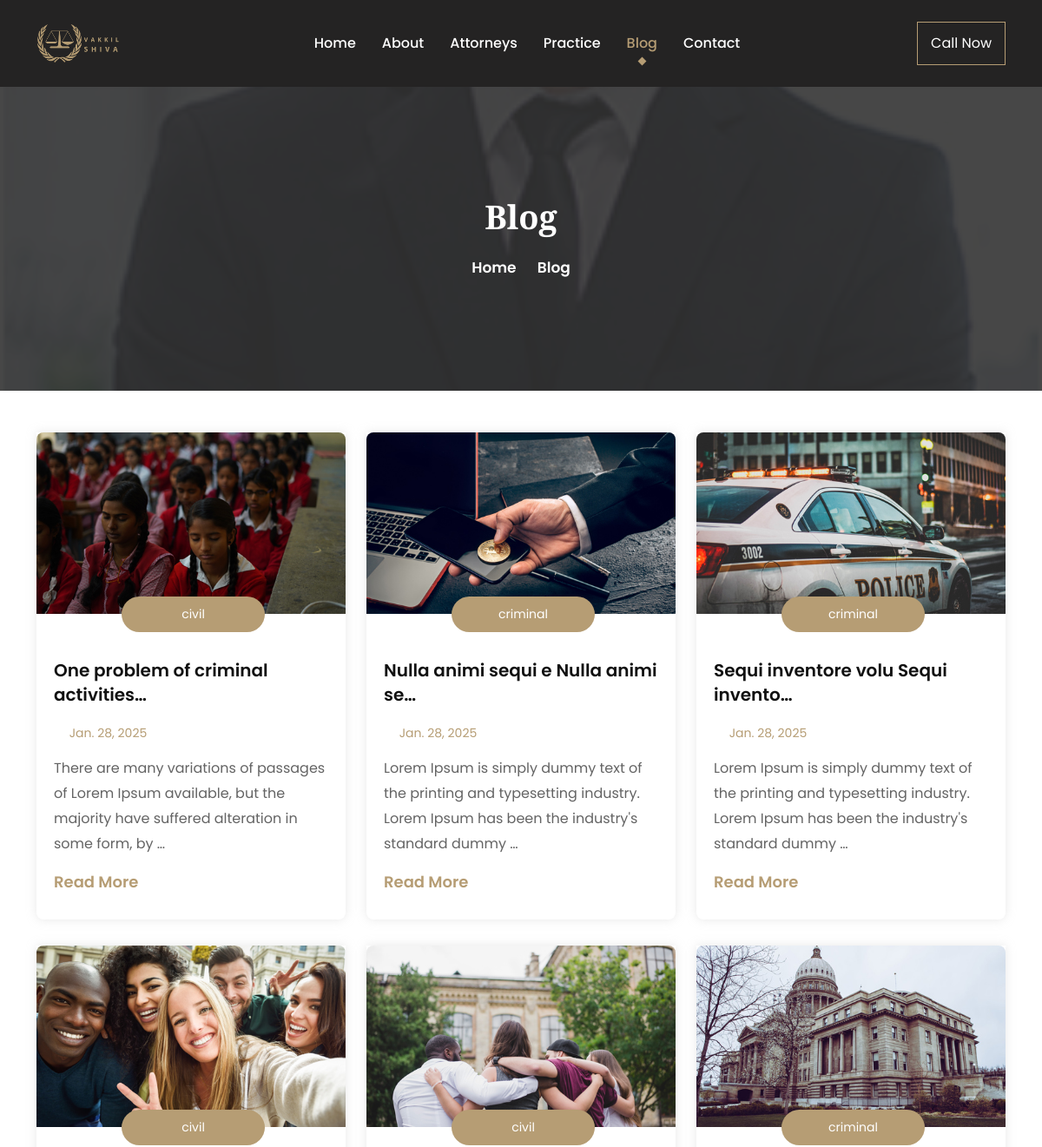
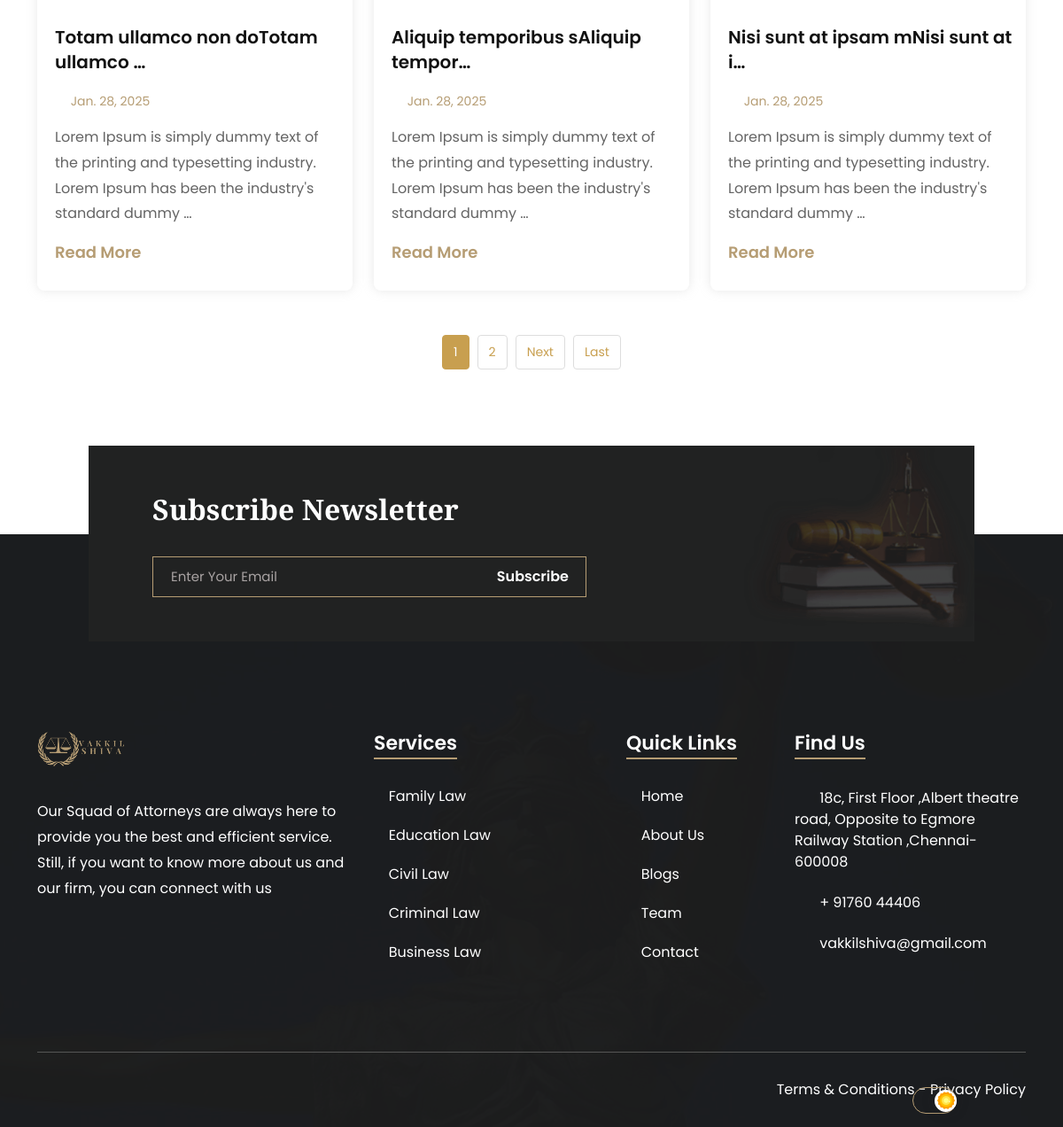
Screenshot of /blog/ with the database file from the repository (2 pictures, top to bottom).
### app/models.py (models this page shows, shortened)
class Blog(models.Model):
    blog_img = models.ImageField(upload_to='images/')
    blog_category = models.ForeignKey(Consultants, on_delete=models.CASCADE)
    blog_title = models.TextField()
    blog_date = models.DateField()
    blog_content = models.TextField()

class Consultants(models.Model):
    name = models.CharField(max_length=50)
    def __str__(self):
        return self.name
    class Meta:
        verbose_name_plural = 'consultants types'
        ordering = ['name']

### app/views.py (the view)
# urls.py: path('blog/', views.blog, name='blog'),
def blog(request):
    blogs_list = Blog.objects.all()
    paginator = Paginator(blogs_list, 6)
    page_number = request.GET.get('page')
    page_obj = paginator.get_page(page_number)
    return render(request, 'app/blog.html', {'page_obj': page_obj})

### templates/app/blog.html (shortened to what this page needs)
{% extends 'base/base.html' %}
{% load static %}
{% block content %}
{% include 'inc/navbar.html' %}
        <div class="page-title-area title-img-one ">
            <div class="d-table">
                <div class="d-table-cell">
                    <div class="page-title-text">
                        <h2>Blog</h2>
                        <ul>
                            <li>
                                <a href="{% url 'index' %}">Home</a>
                            </li>
                            <li>
                                <i class="icofont-simple-right"></i>
                            </li>
                            <li>Blog</li>
                        </ul>
                    </div>
                </div>
            </div>
        </div>
    <section class="blog-area blog-area-three mt-5">
        <div class="container">
          <div class="row justify-content-center">
            {% for blog in page_obj %}
            <div class="col-sm-6 col-lg-4">
              <div class="blog-item">
                <a href="{% url 'blog-details' blog.id %}">
                  <img src="{{ blog.blog_img.url }}" alt="{{ blog.blog_title }}">
                </a>
                <div class="blog-inner">
                  <span>{{ blog.blog_category }}</span>
                  <h3>
                    <a href="{% url 'blog-details' blog.id %}">{{ blog.blog_title| truncatechars:35 }}</a>
                  </h3>
                  <ul>
                    <li>
                      <i class="icofont-calendar"></i>
                      {{ blog.blog_date }}
                    </li>
                  </ul>
                  <p>{{ blog.blog_content|truncatewords:20 }}</p>
                  <a class="blog-link" href="{% url 'blog-details' blog.id %}">
                    Read More
                    <i class="icofont-simple-right"></i>
                  </a>
                </div>
              </div>
            </div>
            {% endfor %}
        </div>
              <ul class="pagination justify-content-center">
                {% for num in page_obj.paginator.page_range %}
                {% if page_obj.number == num %}
                <li class="page-item active">
                  <span class="page-link">{{ num }}</span>
                </li>
                {% else %}
                <li class="page-item">
                  <a class="page-link" href="?page={{ num }}">{{ num }}</a>
                </li>
                {% endif %}
                {% endfor %}
                {% if page_obj.has_next %}
                <li class="page-item">
                  <a class="page-link" href="?page={{ page_obj.next_page_number }}">Next</a>
                </li>
                <li class="page-item">
                  <a class="page-link" href="?page={{ page_obj.paginator.num_pages }}">Last</a>
                </li>
                {% endif %}
              </ul>
            </div>
          </section>
 {% endblock content %}

### mystatic/assets/css/style.css (style rules this page uses)
body { font-family: "Poppins", sans-serif; color: #ffffff; background-color: #ffffff; font-size: 16px; }
h1, h2, h3, h4, h5, h6 { color: #333333; line-height: 1.4; }
p { line-height: 1.8; }
a { transition: 0.5s all ease; text-decoration: none; color: #b69d74; }
img { max-width: 100%; }
.d-table { width: 100%; height: 100%; }
.d-table-cell { vertical-align: middle; }
.blog-area { padding-bottom: 200px; }
.blog-item { border-radius: 0 0 8px 8px; margin-bottom: 30px; box-shadow: 0px 0px 12px 0px rgba(221, 221, 221, 0.6784313725); transition: 0.5s all ease; margin-left: 15px; margin-right: 15px; }
.blog-item a { display: block; }
.blog-item a img { width: 100%; border-radius: 8px 8px 0 0; }
.blog-item .blog-inner { padding: 0 15px 30px 20px; }
.blog-item .blog-inner span { display: block; text-align: center; font-size: 14px; padding-top: 10px; padding-bottom: 10px; max-width: 165px; margin-left: auto; margin-right: auto; position: relative; margin-top: -20px; border-radius: 30px; background-color: #b69d74; margin-bottom: 30px; }
.blog-item .blog-inner h3 { margin-bottom: 18px; line-height: 1.4; }
.blog-item .blog-inner h3 a { display: block; font-weight: 600; font-size: 20px; color: #111111; }
.blog-item .blog-inner ul { margin: 0; padding: 0; margin-bottom: 15px; }
.blog-item .blog-inner ul li { list-style-type: none; display: inline-block; color: #b69d74; font-size: 14px; margin-right: 20px; }
.blog-item .blog-inner ul li:last-child { margin-right: 0; }
.blog-item .blog-inner ul li:last-child i { font-size: 14px; position: relative; top: -2px; }
.blog-item .blog-inner ul li i { display: inline-block; font-size: 17px; margin-right: 3px; }
.blog-item .blog-inner p { margin-bottom: 15px; color: #646464; }
.blog-item .blog-inner .blog-link { display: block; color: #b69d74; font-weight: 600; font-size: 18px; }
.blog-item .blog-inner .blog-link i { font-size: 20px; position: relative; top: 2px; left: -2px; }
.title-img-one { background-image: url("../img/about/1.jpg"); }
.page-title-area { background-size: cover; background-position: center center; background-repeat: no-repeat; height: 450px; text-align: center; position: relative; }
.page-title-area:before { position: absolute; content: ""; width: 100%; height: 100%; left: 0; top: 0; background-color: #333333; opacity: 0.9; }
.page-title-text { position: relative; margin-top: 120px; }
.page-title-text h2 { font-weight: 900; font-size: 38px; font-family: "Playfair Display", serif; color: #ffffff; margin-bottom: 20px; }
.page-title-text ul { margin: 0; padding: 0; margin-bottom: 25px; }
.page-title-text ul li { list-style-type: none; display: inline-block; font-weight: 600; font-size: 17px; }
.page-title-text ul li i { font-size: 20px; position: relative; top: 1px; display: inline-block; }
.page-title-text ul li a { display: inline-block; color: #ffffff; }
.blog-area-three { padding-bottom: 170px; }
.blog-area-three .blog-item { margin-left: 0; margin-right: 0; }
.pagination { margin-top: 20px; display: flex; justify-content: center; align-items: center; }
.pagination .page-item { margin: 0 5px; list-style: none; }
.pagination .page-item .page-link { display: inline-block; padding: 8px 12px; font-size: 14px; color: #c89f4f; border: 1px solid #ddd; border-radius: 4px; text-decoration: none; transition: all 0.3s ease; }
.pagination .page-item.active .page-link { background-color: #c89f4f; color: white; border-color: #c89f4f; }

### rows the page displays
Blog: blog_img (picture), blog_category "civil", blog_title "One problem of criminal activities…", blog_date "Jan. 28, 2025", blog_content "There are many variations of passages of Lorem Ipsum available, but the majority have suffered alteration in some form, by …"
Blog: blog_img (picture), blog_category "criminal", blog_title "Nulla animi sequi e Nulla animi se…", blog_date "Jan. 28, 2025", blog_content "Lorem Ipsum is simply dummy text of the printing and typesetting industry. Lorem Ipsum has been the industry's standard dummy …"
Blog: blog_img (picture), blog_category "criminal", blog_title "Sequi inventore volu Sequi invento…", blog_date "Jan. 28, 2025", blog_content "Lorem Ipsum is simply dummy text of the printing and typesetting industry. Lorem Ipsum has been the industry's standard dummy …"
Blog: blog_img (picture), blog_category "civil", blog_title "Totam ullamco non doTotam ullamco …", blog_date "Jan. 28, 2025", blog_content "Lorem Ipsum is simply dummy text of the printing and typesetting industry. Lorem Ipsum has been the industry's standard dummy …"
Blog: blog_img (picture), blog_category "civil", blog_title "Aliquip temporibus sAliquip tempor…", blog_date "Jan. 28, 2025", blog_content "Lorem Ipsum is simply dummy text of the printing and typesetting industry. Lorem Ipsum has been the industry's standard dummy …"
Blog: blog_img (picture), blog_category "criminal", blog_title "Nisi sunt at ipsam mNisi sunt at i…", blog_date "Jan. 28, 2025", blog_content "Lorem Ipsum is simply dummy text of the printing and typesetting industry. Lorem Ipsum has been the industry's standard dummy …"

### other values shown
{{ num }} "1"
{{ num }} "2"
